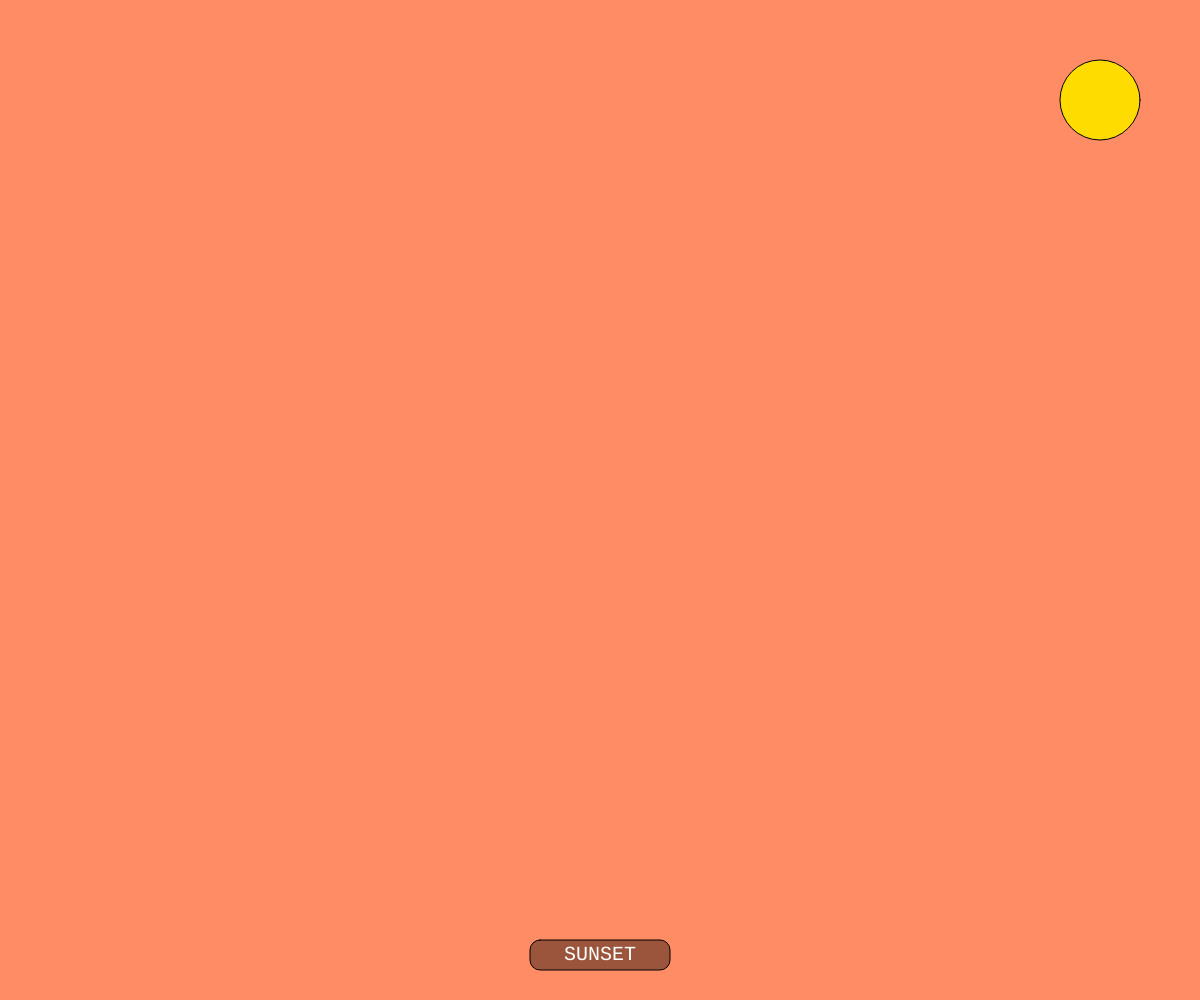
Frame 1 (no input)
Frame 60 (no input): identical to frame 1, image omitted
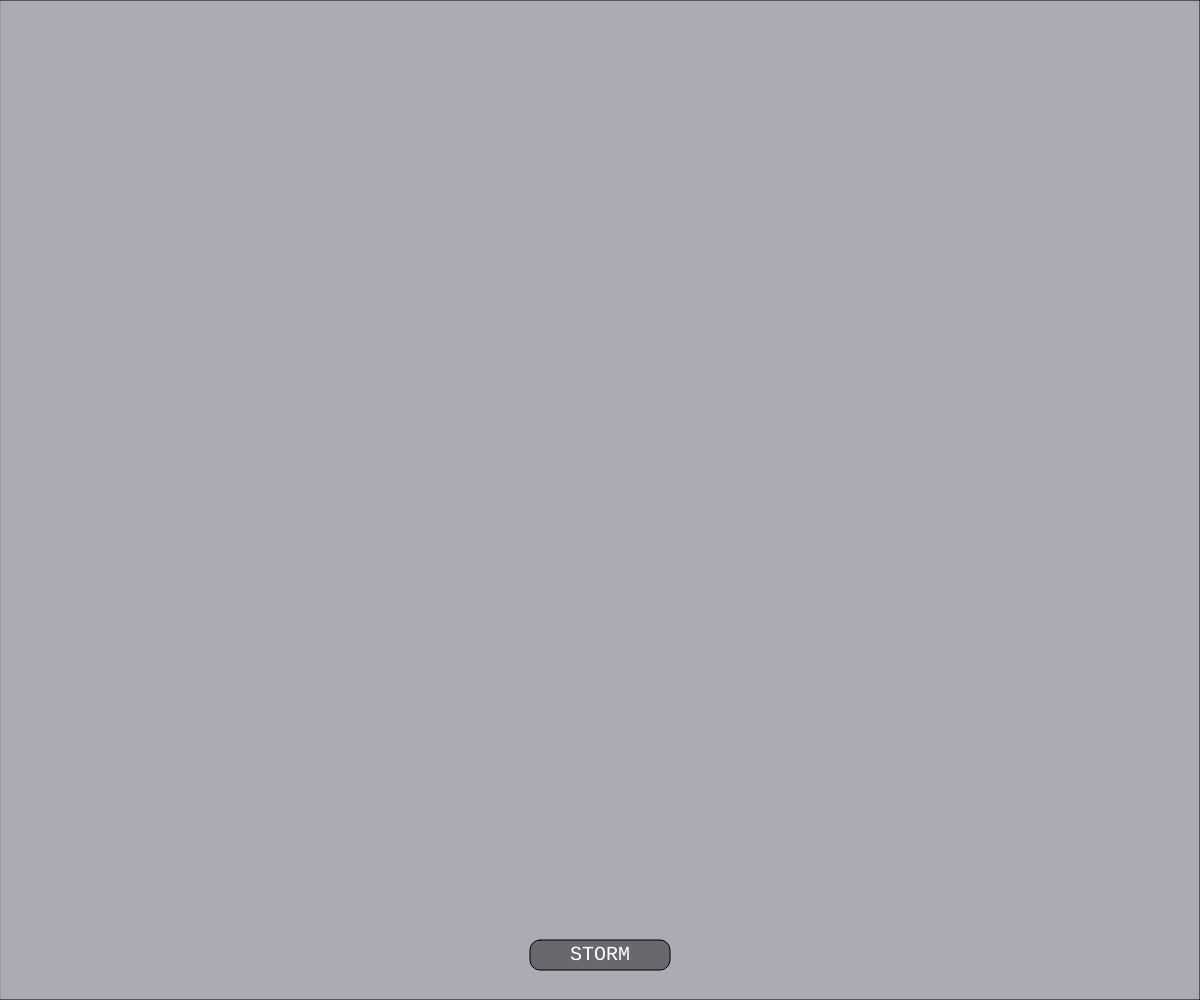
Frame 120 (the mouse pressed at the canvas centre since frame 60)

The p5.js sketch that drew these frames (run headless with seeded random() and noise() and a simulated clock; from frame 60 on, the mouse is pressed at the canvas centre):

// p5.js sketch
// ── sketch.js
let modes = ["sunset", "storm", "rain", "snow"];
let currentModeIndex = 0;
let particles = [];
let flashAlpha = 0;

function setup() {
  createCanvas(windowWidth, windowHeight);
  textFont('monospace');
  textSize(20);
  textAlign(CENTER, CENTER);
}

function draw() {
  drawSky();
  drawLabel();
  updateParticles();
  displayParticles();
}

function mousePressed() {
  currentModeIndex = (currentModeIndex + 1) % modes.length;
}

function getMode() {
  return modes[currentModeIndex];
}

function drawSky() {
  let mode = getMode();

  if (mode === "sunset") {
    background(255, 140, 100);
    fill(255, 220, 0);
    ellipse(width - 100, 100, 80, 80); // sun
  } else if (mode === "storm") {
    background(50, 50, 70);
    if (frameCount % 120 === 0) flashAlpha = 150;
    if (flashAlpha > 0) {
      fill(255, 255, 255, flashAlpha);
      rect(0, 0, width, height);
      flashAlpha -= 10;
    }
  } else if (mode === "rain") {
    background(80, 100, 140);
  } else if (mode === "snow") {
    background(220);
  }
}

function drawLabel() {
  fill(0, 100);
  rect(width / 2 - 70, height - 60, 140, 30, 10);
  fill(255);
  text(getMode().toUpperCase(), width / 2, height - 45);
}

function updateParticles() {
  let mode = getMode();
  if (frameCount % 2 === 0) {
    for (let i = 0; i < 4; i++) {
      if (mode === "rain") {
        particles.push(new Particle(random(width), 0, "rain"));
      } else if (mode === "snow") {
        particles.push(new Particle(random(width), 0, "snow"));
      }
    }
  }
}

function displayParticles() {
  for (let i = particles.length - 1; i >= 0; i--) {
    particles[i].update();
    particles[i].display();
    if (particles[i].offscreen()) {
      particles.splice(i, 1);
    }
  }
}

class Particle {
  constructor(x, y, type) {
    this.x = x;
    this.y = y;
    this.type = type;
    this.size = type === "snow" ? random(3, 6) : 2;
    this.speed = type === "snow" ? random(0.5, 1.5) : random(4, 7);
  }

  update() {
    this.y += this.speed;
    if (this.type === "snow") {
      this.x += sin(this.y * 0.01);
    }
  }

  display() {
    if (this.type === "snow") {
      fill(255);
      ellipse(this.x, this.y, this.size);
    } else if (this.type === "rain") {
      stroke(180, 180, 255);
      line(this.x, this.y, this.x, this.y + 10);
      noStroke();
    }
  }

  offscreen() {
    return this.y > height;
  }
}

function windowResized() {
  resizeCanvas(windowWidth, windowHeight);
}

// ── style.css
body {
    margin: 0;
    background: #222;
    overflow: hidden;
  }
  
  canvas {
    display: block;
  }
  
